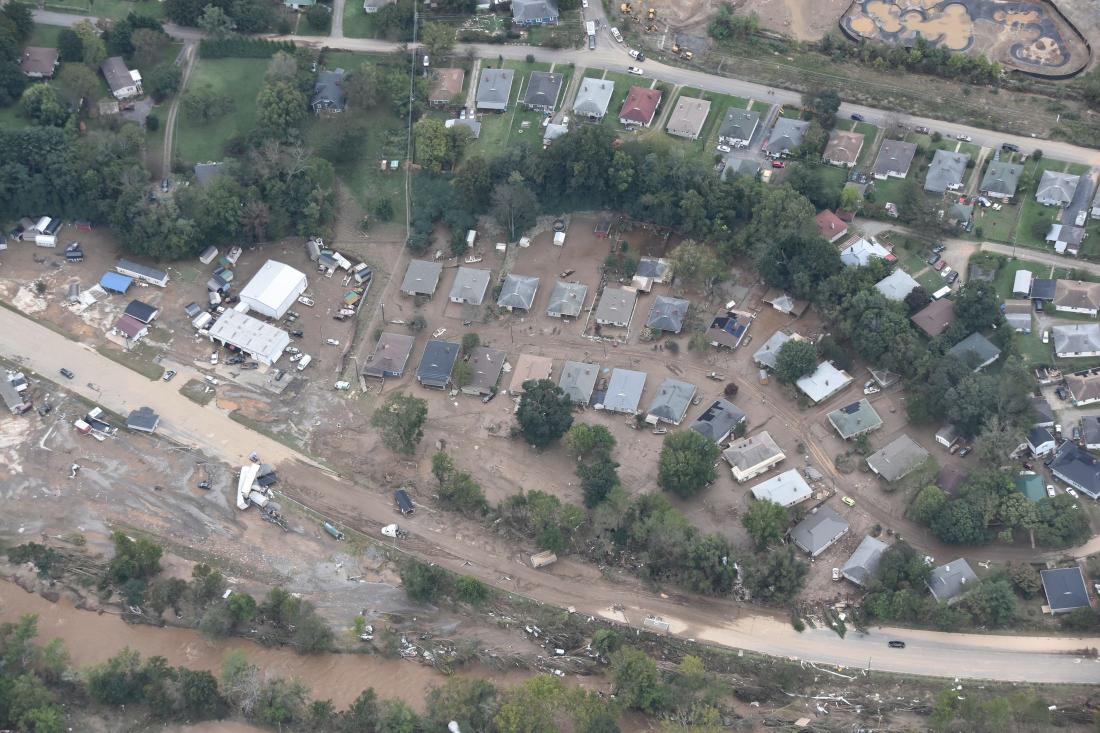
#> input picture site/assets/hero.jpg, 2200 x 1466 px (shown at 1/2 size)
$ python web_assets.py
#> lines starting #> are read from the running program, lines starting #| are printed output that depends on the picture
"""Write the website's external files: `python3 site/assets/web_assets.py`.

The page loads these by relative path (assets/web/...) instead of carrying
them inline, so it paints after a small HTML file and the hero photograph; the
3D map's imagery and elevation grid load only when the map nears the viewport.
"""
import base64
import json
import os
import shutil

from PIL import Image

HERE = os.path.dirname(os.path.abspath(__file__))
OUT = os.path.join(HERE, "web")
TERR = os.path.join(HERE, "terrain")


def webp(src: str, dst: str, width: int | None = None, quality: int = 72) -> None:
#> called with src = 'site/assets/hero.jpg', dst = 'hero.webp', width = 1920, quality = 70
    im = Image.open(src)
#> im is the input picture: PIL image 2200x1466 RGB; mean R, G, B 120.7, 122.6, 120.2
    im = im.convert("RGBA" if im.mode in ("RGBA", "LA", "P") else "RGB")
    if width and im.width > width:
        im = im.resize((width, round(im.height * width / im.width)), Image.LANCZOS)
#> im: PIL image 1920x1279 RGB
    im.save(os.path.join(OUT, dst), "WEBP", quality=quality, method=6)


def main() -> None:
    os.makedirs(OUT, exist_ok=True)
    webp(os.path.join(HERE, "hero.jpg"), "hero.webp", 1920, 70)
    webp(os.path.join(HERE, "hero.jpg"), "hero-960.webp", 960, 70)
#> call 2 of webp, with src = 'site/assets/hero.jpg', dst = 'hero-960.webp', width = 960, quality = 70
#> in webp (call 2), `im = im.resize((width, round(im.height * width / im.width)), Image.LAN..`:
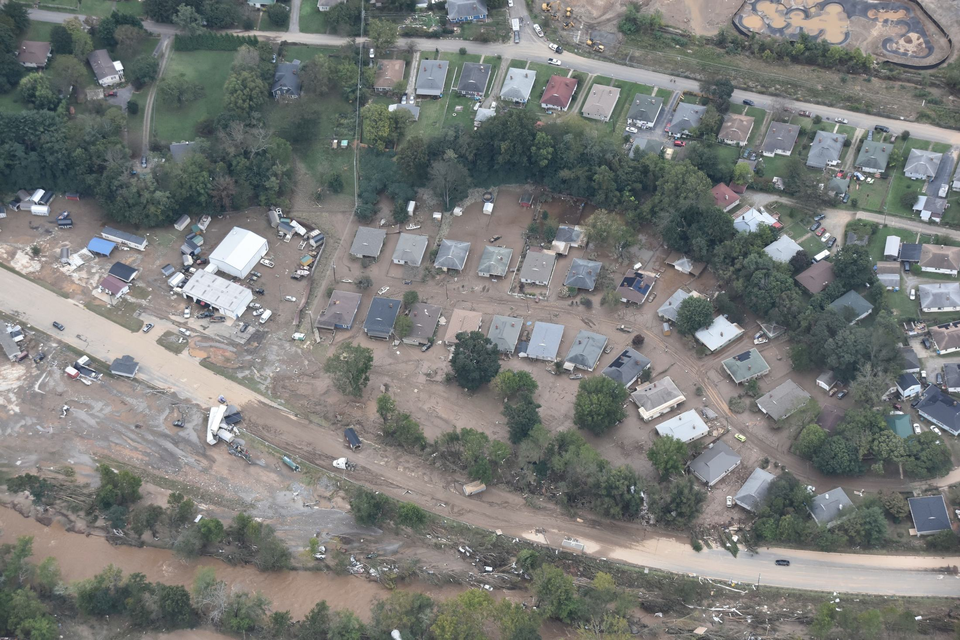
#> im: PIL image 960x640 RGB; mean R, G, B 120.7, 122.6, 120.2
    webp(os.path.join(TERR, "poster.jpg"), "poster.webp", None, 74)
#> call 3 of webp, with src = 'site/assets/terrain/poster.jpg', dst = 'poster.webp', quality = 74
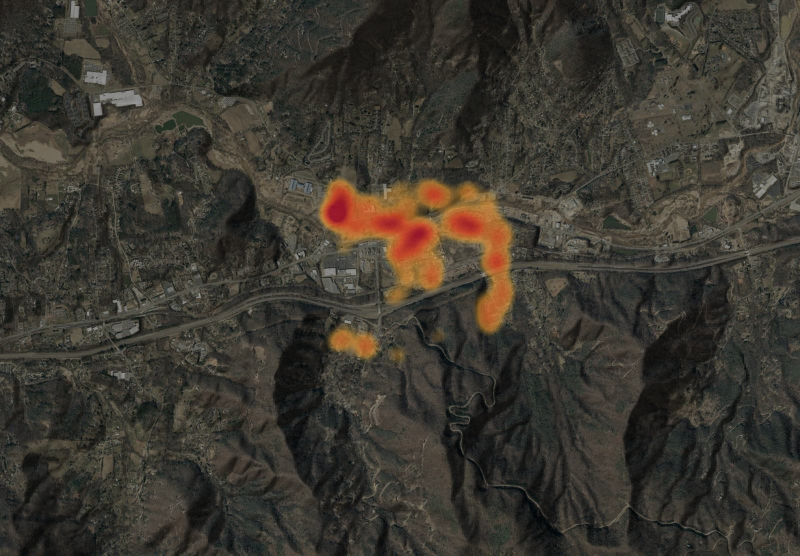
#> input picture site/assets/terrain/poster.jpg, 1600 x 1111 px (shown at 1/2 size)
#> in webp, im is the input picture: PIL image 1600x1111 RGB; mean R, G, B 60, 56.1, 48.2
    webp(os.path.join(TERR, "post.jpg"), "post.webp", None, 60)
#> call 4 of webp, with src = 'site/assets/terrain/post.jpg', dst = 'post.webp', quality = 60
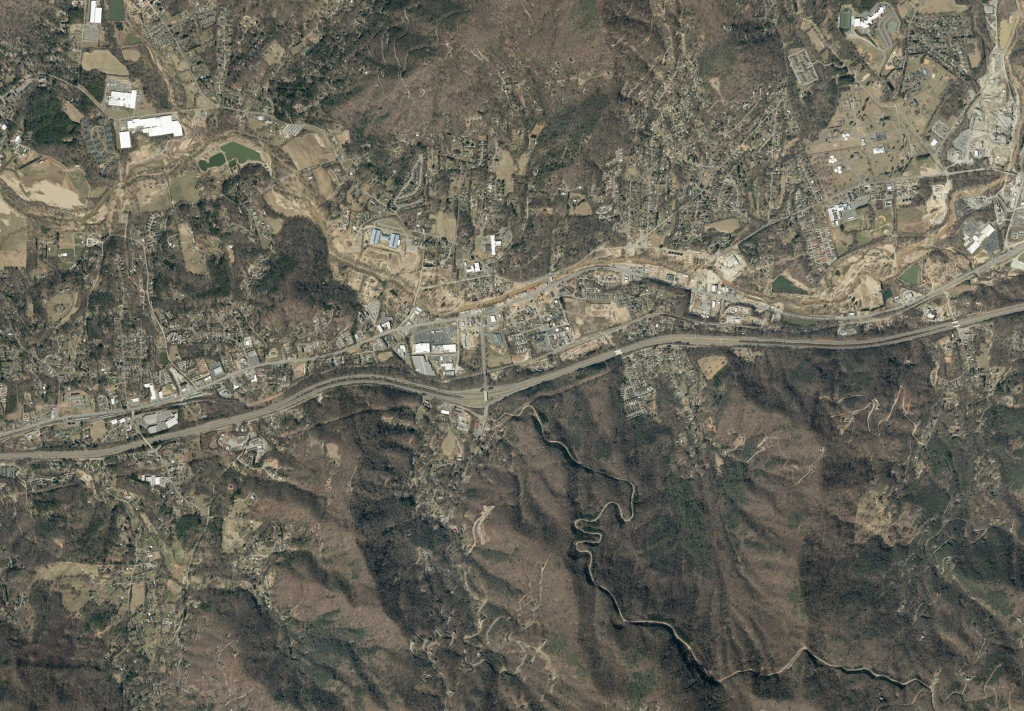
#> input picture site/assets/terrain/post.jpg, 2048 x 1422 px (shown at 1/2 size)
#> in webp, im is the input picture: PIL image 2048x1422 RGB; mean R, G, B 103.6, 100.8, 89.3
    webp(os.path.join(TERR, "pre.jpg"), "pre.webp", None, 60)
    webp(os.path.join(TERR, "anatomy_change.jpg"), "anatomy_change.webp", None, 78)
    for f in ("heat.png", "ground.png", "anatomy_ground.png"):
        shutil.copy(os.path.join(TERR, f), os.path.join(OUT, f))
    # the elevation grid (uint16 decimetres) as a JSON string: static hosts and the
    # artifact host both serve .json, not raw binary
    with open(os.path.join(TERR, "dem.u16"), "rb") as fh:
        dem = base64.b64encode(fh.read()).decode()
    with open(os.path.join(OUT, "dem.json"), "w", encoding="utf-8") as fh:
        json.dump(dem, fh)
    rec = json.load(open(os.path.join(HERE, "chips.json"), encoding="utf-8"))["e874056f"]
    for k in ("pre", "post"):
        head, b = rec[k].split(",", 1)
        with open(os.path.join(OUT, f"chip_{k}.{'jpg' if 'jpeg' in head else 'png'}"), "wb") as fh:
            fh.write(base64.b64decode(b))
    for f in sorted(os.listdir(OUT)):
        print(f"{f:22s} {os.path.getsize(os.path.join(OUT, f)) // 1024:5d} KB")


if __name__ == "__main__":
#> (the run stopped early here; a loop or call above may not have finished)
